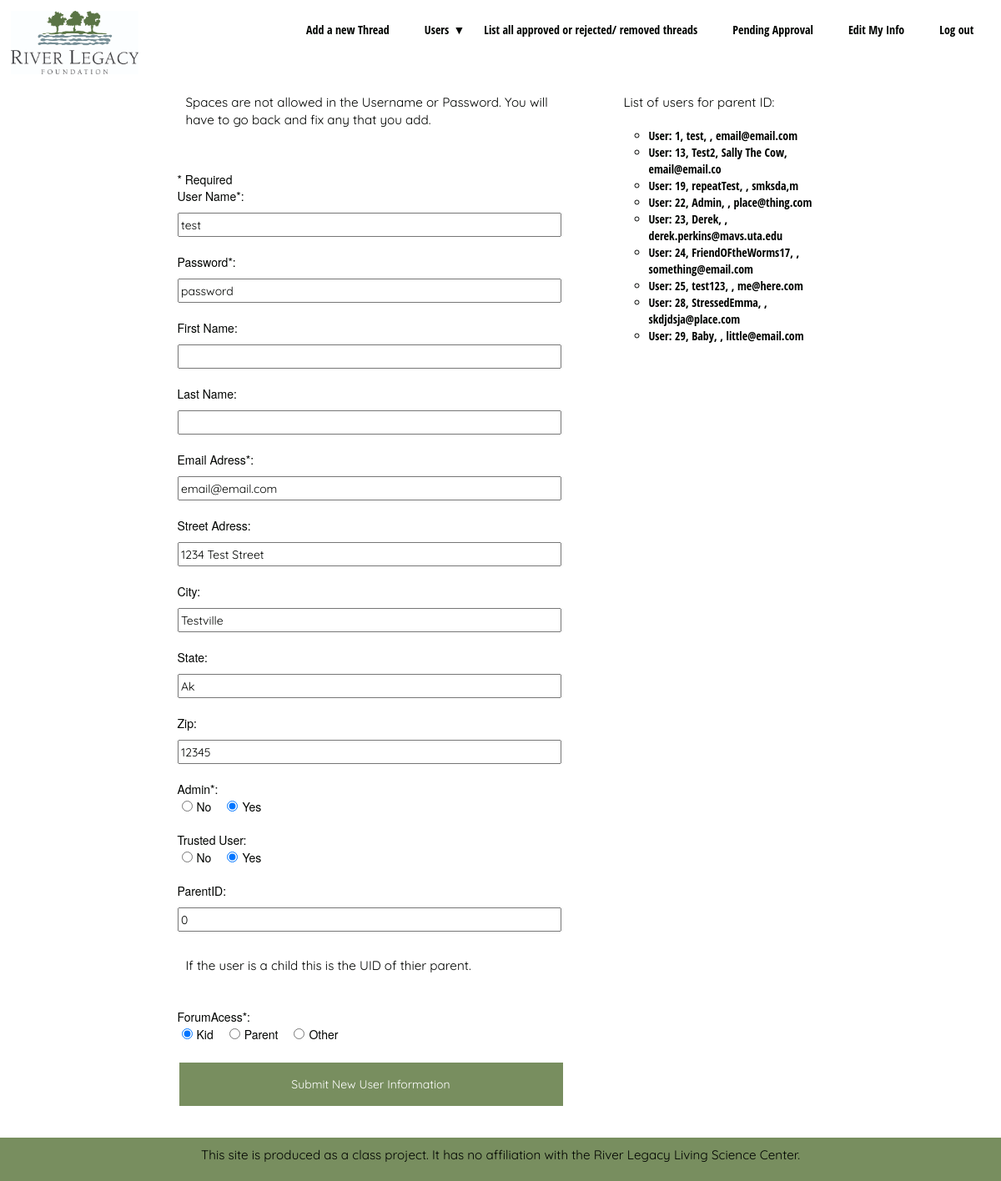
Screenshot of /newUserForm.php?UID=1 (signed in) with the database file from the repository.
### tables this page shows
CREATE TABLE `Users` (
  `UID` int(11) NOT NULL AUTO_INCREMENT,
  `UserName` varchar(50) NOT NULL,
  `Password` varchar(50) NOT NULL,
  `FirstName` varchar(100) NOT NULL,
  `LastName` varchar(100) NOT NULL,
  `EmailAdress` varchar(100) NOT NULL,
  `StreetAdress` varchar(200) NOT NULL,
  `City` varchar(100) NOT NULL,
  `State` varchar(100) NOT NULL,
  `Zip` bigint(20) NOT NULL DEFAULT '0',
  `UserImageURL` varchar(500) NOT NULL,
  `Admin` tinyint(1) NOT NULL DEFAULT '0',
  `TrustedUser` int(11) NOT NULL DEFAULT '0',
  `ParentID` int(11) NOT NULL,
  `ForumAcess` int(11) NOT NULL,
  `RejectedPosts` int(11) NOT NULL DEFAULT '0',
  PRIMARY KEY (`UID`)
);

### newUserForm.php (the view, shortened to what this page needs)
<?php
include("shared.php");
?>
<?php
$conn = dbConnect();
$UserName="";
$Password="";
$EmailAdress="";
$StreetAdress="";
$City="";
$State="";
$Zip="";
$Admin="";
$ParentID="";
$ForumAcess="";
$TrustedUser=0;
$FirstName="";
$LastName="";
$errMsg = "";
if (isset($_GET['UID'])) {
	$UID = intval($_GET['UID']);
	if ($UID > 0){
		$sql = "SELECT `UID`, `UserName`, `Password`, `FirstName`, `LastName`, `EmailAdress`, `StreetAdress`, `City`, `State`, `Zip`, `UserImageURL`, `Admin`, `TrustedUser`, `ParentID`, `ForumAcess`, `RejectedPosts` FROM `Users` WHERE `UID` = ?";
		$stmt = $conn->stmt_init();
		if($stmt->prepare($sql)){
			$stmt->bind_param('i',$UID);
			$stmt->execute();
			$stmt->bind_result($UID, $UserName, $Password, $FirstName, $LastName, $EmailAdress, $StreetAdress, $City, $State, $Zip, $UserImageURL, $Admin, $TrustedUser, $ParentID, $ForumAcess, $RejectedPosts);
		} else {
			$UID = "";
			$errMsg = "<div class='error'> If you are expecting to edit an exiting item, there are some error occured in the process -- the selected product is not recognizable.  Please follow the link below to the product adminstration interface or contact the webmaster.  Thank you.</div>";
		}
	}
}
function UIDList(){
	$list = "";
	global $conn;
	$sql = "SELECT `UID`, `UserName`, `FirstName`, `LastName`, `EmailAdress` FROM `Users` ";
	$stmt = $conn->stmt_init();
    $list = $list."<p>List of users for parent ID:</p><ul>";
	if ($stmt->prepare($sql)){
		$stmt->execute();
		$stmt->bind_result($UID, $UserName, $FirstName, $LastName, $EmailAdress);
		while ($stmt->fetch()) {
			$list = $list."<li>User: $UID, $UserName, $FirstName $LastName, $EmailAdress</li>";
		}
	}
	$list = $list."</ul>";
	return $list;
}
$ThisUserAdmin = $_SESSION['Admin'];
if($ThisUserAdmin){echo $admin_nav;}
else {echo $normal_nav;}
 ?>
<main class='flexboxContainer'>
	<div class="container">
			<div class="row">
					<div class="col-xs-12 col-m-7">
<p>Spaces are not allowed in the Username or Password. You will have to go back and fix any that you add.</p>
    <p><?= $errMsg ?></p>
<form action="editUser_admin.php" method="POST">
* Required
		<br>User Name*:<br><input id="input1" type="text" name="UserName" size="100" value="<?= htmlentities($UserName) ?>">
		<br>Password*:<br><input id="input1" type="text" name="Password" size="100" value="<?= htmlentities($Password) ?>">
		<br>First Name:<br><input id="input1" type="text" name="FirstName" size="100" value="<?= htmlentities($FirstName) ?>">
		<br>Last Name:<br><input id="input1" type="text" name="LastName" size="100" value="<?= htmlentities($LastName) ?>">
		<br>Email Adress*:<br><input type="email" name="EmailAdress" size="100" value="<?= htmlentities($EmailAdress) ?>">
		<br>Street Adress:<br><input type="text" name="StreetAdress" size="100" value="<?= htmlentities($StreetAdress) ?>">
		<br>City:<br><input type="text" name="City" size="100" value="<?= htmlentities($City) ?>">
		<br>State:<br><input type="text" name="State" size="100" value="<?= htmlentities($State) ?>">
		<br>Zip:<br><input type="number" name="Zip" size="100" value="<?= htmlentities($Zip) ?>">
		<?php
			function radioChecked($fieldName,$v){
				if ((!empty($fieldName))&& $fieldName == $v){
					$checked = "checked";
				} else {
					$checked = "";
				}
				echo $checked;
			}
		  ?>
		<br>Admin*:<br><input class = "width20" type="radio" id="Admin" name="Admin" value="0" <?php if(!$Admin){echo("checked");} ?>>No&emsp;<input class = "width20" type="radio" id="Admin" name="Admin" value="1" <?php if($Admin){echo("checked");} ?>>Yes&emsp;
		<br><br>Trusted User:<br><input class = "width20" type="radio" id="TrustedUser" name="TrustedUser" value="0" <?php if(!$TrustedUser){echo("checked");} ?>>No&emsp;<input class = "width20" type="radio" id="TrustedUser" name="TrustedUser" value="1" <?php if($TrustedUser){echo("checked");} ?>>Yes&emsp;
		<br><br>ParentID:<br><input  type="number" id="ParentID" name="ParentID" value="<?= htmlentities($ParentID) ?>"><p>If the user is a child this is the UID of thier parent.</p>
		<br>ForumAcess*:<br><input class = "width20" type="radio" id="ForumAcess" name="ForumAcess" value="1" <?php radioChecked($ForumAcess, 1) ?>>Kid&emsp;<input class = "width20" type="radio" id="ForumAcess" name="ForumAcess" value="2" <?php radioChecked($ForumAcess, 2) ?>>Parent&emsp;<input class = "width20" type="radio" id="ForumAcess*" name="ForumAcess" value="3" <?php radioChecked($ForumAcess, 3) ?>>Other&emsp;
		<br>
		<td colspan=2><br><input type=submit name="Submit" value="Submit New User Information">
</form>
</div>
<div class="col-xs-12 col-m-4">
<?php print UIDList(); ?>
</div>
</div>
</div>
</main>
<?php print $Footer; ?>
</body>
</html>

### css/style.css (style rules this page uses)
p { padding: 10px; font-size: 1.5rem; font-family: 'Quicksand', sans-serif; }
@media screen and (min-width:1080px) { p { font-size: .6rem; } }
small, li { font-family: 'Open Sans Condensed', sans-serif; }
li { list-style-type: circle; }
.container { width: 70%; }
.row { display: flex; flex-flow: row wrap; justify-content: space-between; align-items: flex-start; align-content: flex-start; text-align: left; }
.col-1, .col-2, .col-3, .col-4, .col-5, .col-6, .col-7, .col-8, .col-9, .col-10, .col-11, .col-12, .col-xs-1, .col-xs-2, .col-xs-3, .col-xs-4, .col-xs-5, .col-xs-6, .col-xs-7, .col-xs-8, .col-xs-9, .col-xs-10, .col-xs-11, .col-xs-12, .col-m-1, .col-m-2, .col-m-3, .col-m-4, .col-m-5, .col-m-6, .col-m-7, .col-m-8, .col-m-9, .col-m-10, .col-m-11, .col-m-12, .col-s-1, .col-s-2, .col-s-3, .col-s-4, .col-s-5, .col-s-6, .col-s-7, .col-s-8, .col-s-9, .col-s-10, .col-s-11, .col-s-12 { margin-left: auto; margin-right: auto; }
.col-xs-12 { flex: 0 0 calc((100% / 12)*12); max-width: calc((100% / 12)*12); }
@media screen and (min-width: 950px) { .col-m-4 { flex: 0 0 calc((100% / 12)*4); max-width: calc((100% / 12)*4); } }
@media screen and (min-width: 950px) { .col-m-7 { flex: 0 0 calc((100% / 12)*7); max-width: calc((100% / 12)*7); } }
input { width: 100%; margin-bottom: 20px; margin-top: 10px; padding: 2.5px; font-family: 'Quicksand', sans-serif; }
.width20 { width: 5% !important; margin-bottom: 20px; margin-top: 10px; padding: 2.5px; font-family: 'Quicksand', sans-serif; }
input[type=button], input[type=submit], input[type=reset] { background-color: #788e5f; border: none; color: white; padding: 16px 32px; text-decoration: none; margin: 4px 2px; cursor: pointer; }

### rows the page displays
users: UserName "test", Password "password", EmailAdress "email@email.com", StreetAdress "1234 Test Street", City "Testville", State "Ak", Zip "12345", Admin "☑", TrustedUser "☑", ParentID "0", UID "1"
users: UID "13", UserName "Test2", FirstName "Sally", LastName "The Cow", EmailAdress "email@email.co"
users: UID "19", UserName "repeatTest", EmailAdress "smksda,m"
users: UID "22", UserName "Admin", EmailAdress "place@thing.com"
users: UID "23", UserName "Derek", EmailAdress "derek.perkins@mavs.uta.edu"
users: UID "24", UserName "FriendOFtheWorms17", EmailAdress "something@email.com"
users: UID "25", UserName "test123", EmailAdress "me@here.com"
users: UID "28", UserName "StressedEmma", EmailAdress "skdjdsja@place.com"
users: UID "29", UserName "Baby", EmailAdress "little@email.com"
